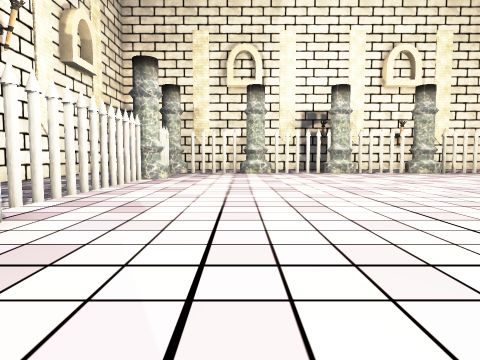
view 1 (above)

24 first-person views from a walk through a Unity game level. The camera is 1.4 m above the floor, tilts 4° down and sees 75° across. The floor is counted in squares, 2 m on a side. Each view is taken from the middle of a square. On the plan, view 1 faces up. The plan holds only what a view shows up to about 10 squares ahead; the rest is blank. Some animated figures are not drawn. Some surface patterns are stand-ins.

view 2
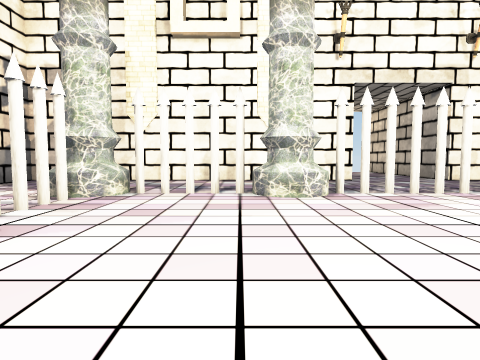

view 3
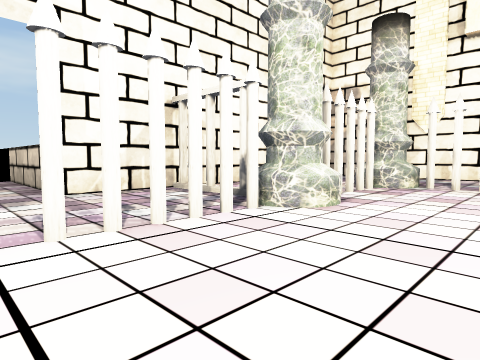

view 4
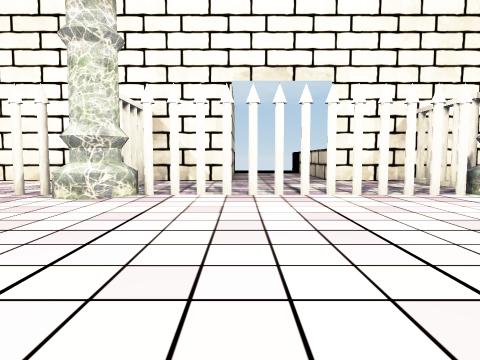

view 5
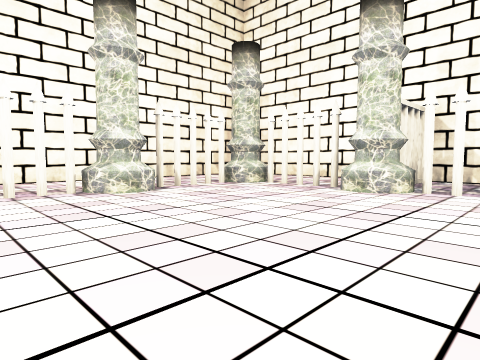

view 6
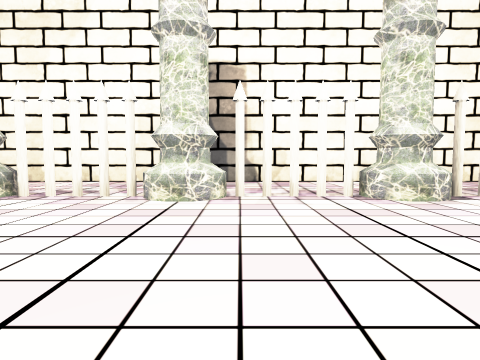

view 7
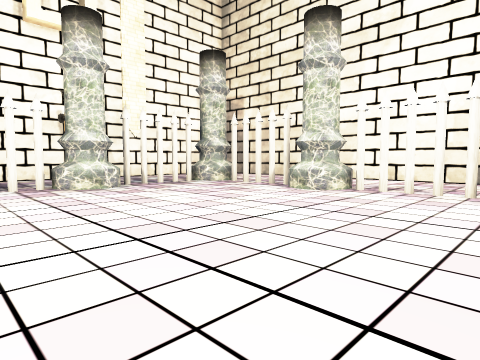

view 8
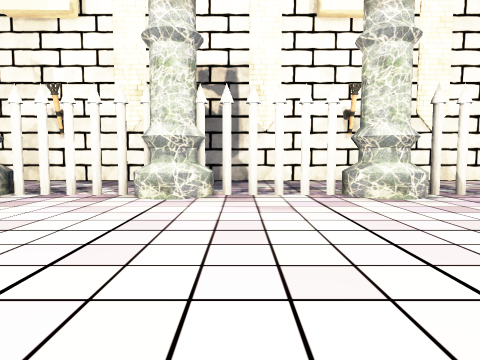

view 9
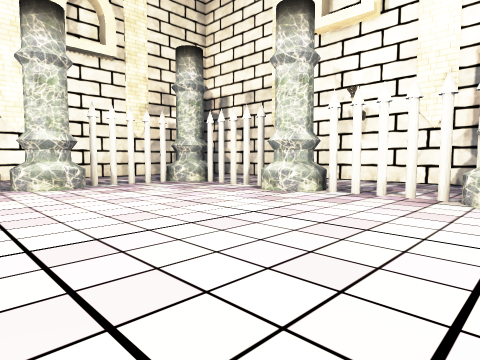

view 10
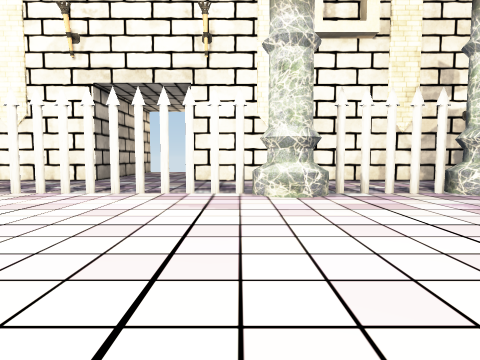

view 11
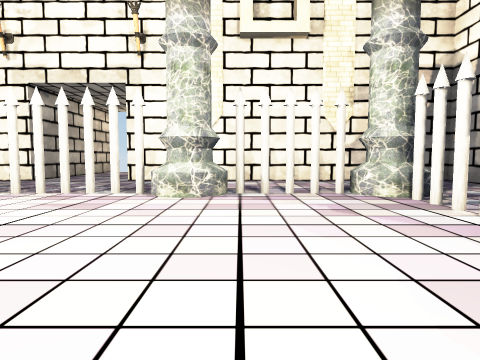

view 12
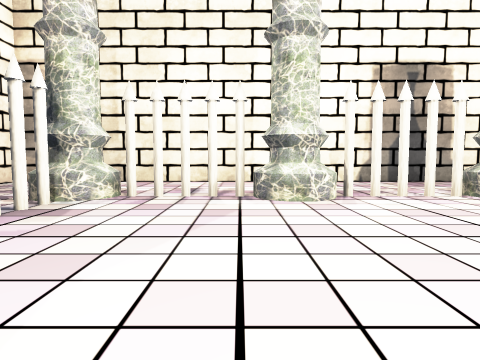

view 13
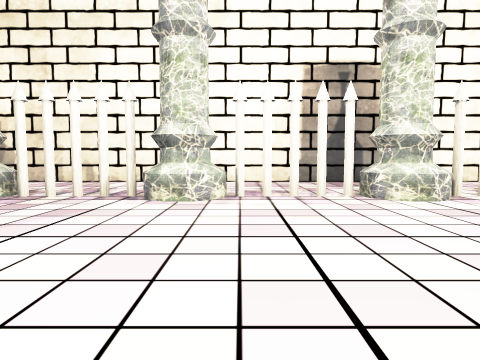

view 14
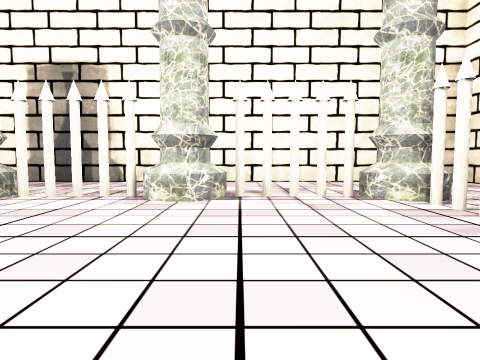

view 15
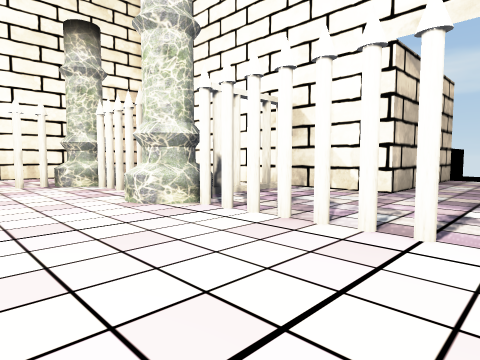

view 16
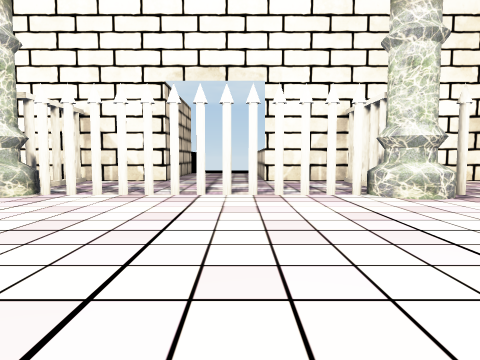

view 17
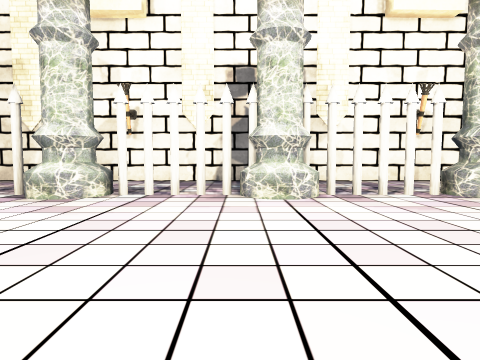

view 18
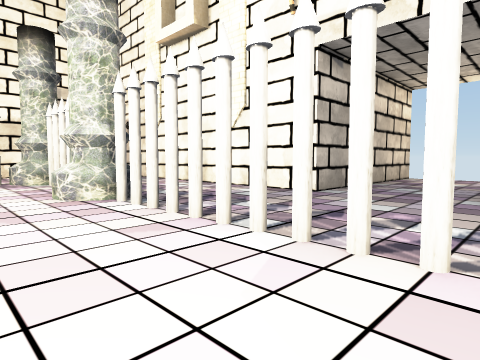

view 19
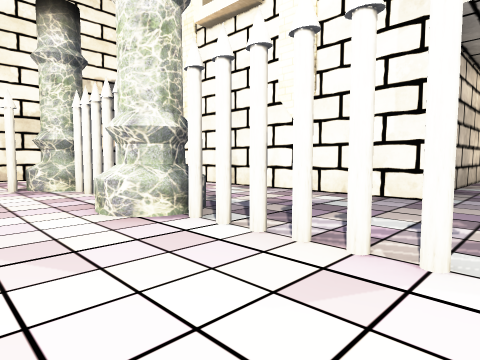

view 20
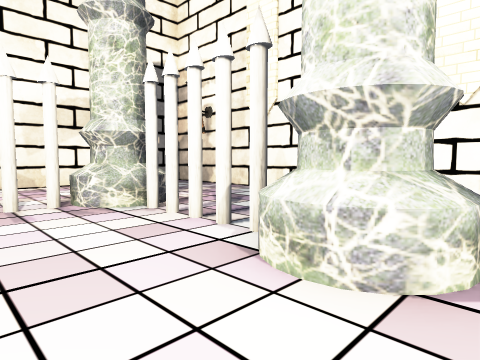

view 21
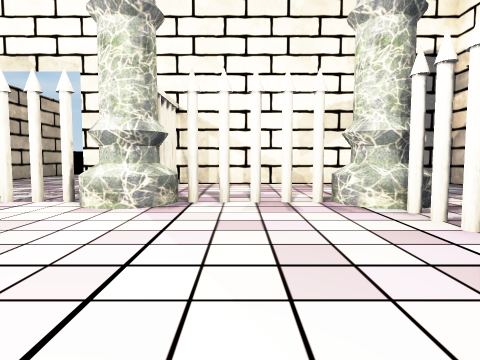

view 22
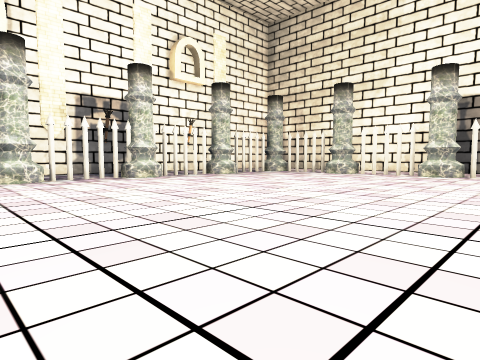

view 23
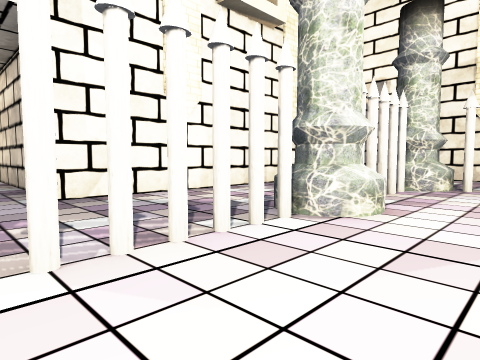

view 24
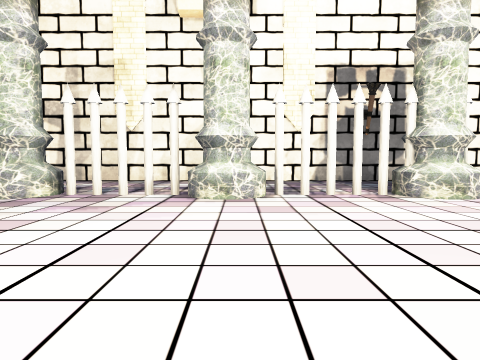

### Floor plan
Key: @ floor where view 1 was taken; # wall or solid block; . floor; ^ raised ledge; O other object.
Columns run from 12 left of view 1 to 17 right of it. Each row starts with its distance up from view 1.
 19      #####################
 18      #................  ...  #
 17      #................ ....  #
 16      #....................  .#
 15      #..^#OOO#OOO OOO#OOO#...#
 14      #...O...............O...#
 13      #...O...............O...#
 12      #...O...............O...#
 11      #..^#..............##...#
 10      #...O...............O...#
  9 ######...O...............O...#
  8  ........O...............O...#
  7 .........O..............##...#
  6 .........O...............O...#
  5 ######...O...............O...#
  4      #...O...............O...#
  3      #..^#..............##...#
  2      #...O...............O...#
  1      #...O...............O...#
  0      #...O..@............O...#
 -1      #..^#OOO#OOOOOOO#OOO#...#
 -2      #.......O.......O....   #
 -3      #.......O.......O ....  #
 -4      #.......O.......O  ...  #
 -5      ###########...#######
 -6                #...#
 -7                #...#
 -8                #...#
 -9                #  .#
-10                #  .#

Positions as (right, up) in squares from view 1, and headings:
1: (0, 0), facing up
2: (3, 2), facing left
3: (5, 2), facing down-left
4: (6, 5), facing down
5: (6, 6), facing down-right
6: (7, 6), facing right
7: (6, 7), facing up-right
8: (6, 9), facing up
9: (5, 9), facing up-left
10: (3, 10), facing left
11: (3, 12), facing left
12: (7, 12), facing right
13: (7, 10), facing right
14: (7, 2), facing right
15: (4, 2), facing down-right
16: (4, 5), facing down
17: (4, 9), facing up
18: (-1, 9), facing down-left
19: (-1, 7), facing down-left
20: (-1, 4), facing down-left
21: (-1, 4), facing down
22: (-1, 4), facing up-right
23: (-1, 7), facing up-left
24: (1, 9), facing up
